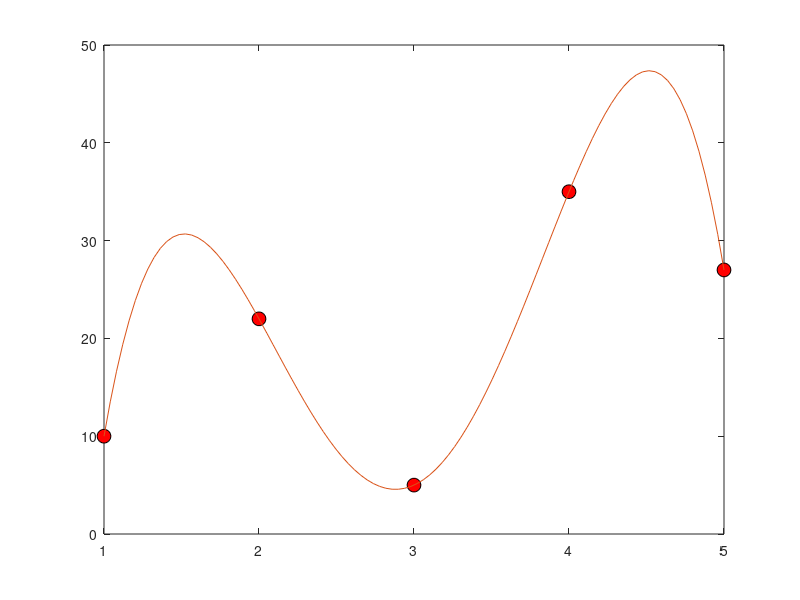

The MATLAB source for this figure: (Note: this script raises an error after producing the figure.)
x = [ 1 2 3 4 5];
y = [10 22 5 35 27];
plot(x, y,'o', 'MarkerSize', 10, 'MarkerFaceColor', 'r', 'MarkerEdgeColor', 'k')
hold on


for N = 1:5
    G(N,:)= [ 1, x(N), x(N)^2, x(N)^3, x(N)^4];
end
y = y';
m = inv(G)*y

xi = linspace(x(1), x(5), 100); % Increase the number of points for a smoother curve

for i = 1:100
    G_interp(i, :) = [1, xi(i), xi(i)^2, xi(i)^3, xi(i)^4];
end


yi = G_interp*m;

plot(xi, yi); % Plot the fitted curve
xlable('x');
ylable('y');
title('4th degree ploynomial fit');
legend('data points', 'fitted curve');
grid on;
